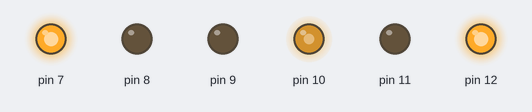
Bench run of a sketch on a simulated Arduino Uno, built with avr-gcc and run on an emulated ATmega328P. Parts: output pins drawn as LEDs (lit = HIGH). What the sketch prints to the serial monitor is not drawn. At 2.0 s the program stops and its outputs stay as they are.

Above: at 0.1 s.
At 2.1 s:
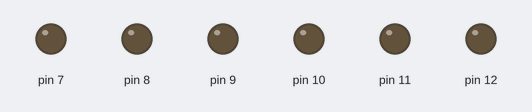
Timing chart, 0 to 3.5 s (numbered marks = the images above):
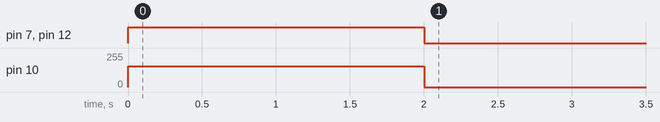

The sketch:

VapChamber_Test.ino
```cpp
int PWM = 155;

void setup() {
  Serial.begin(57600);
  pinMode(8,OUTPUT);
  pinMode(7,OUTPUT);
  pinMode(9,OUTPUT);
  pinMode(10,OUTPUT);
  pinMode(11,OUTPUT);
  pinMode(12,OUTPUT);
  Serial.print("Write the desired PWM: ");
}

void loop() {
  /*analogWrite(8,PWM);     // left bottom forwards
  analogWrite(7,0);       // left bottom backwards
  analogWrite(9,PWM);    // right forwards
  analogWrite(10,0);      // right backwards
  analogWrite(11,PWM);    // left top forwards
  analogWrite(12,0);      // left top backwards
  delay(1000);
  analogWrite(8,0);       // alone forwards
  analogWrite(7,0);     // alone backwards
  analogWrite(10,0);      // couple1 forwards
  analogWrite(9,0);    // couple1 backwards
  analogWrite(11,0);      // couple2 forwards
  analogWrite(12,0);    // couple2 backwards
  delay(2000);*/
  analogWrite(8,0);          // 1 forwards
  analogWrite(7,PWM);       // 1 backwards
  analogWrite(9,0);             // 2 forwards
  analogWrite(10,PWM);     // 2 backwards
  analogWrite(11,0);      // 3 forwards
  analogWrite(12,PWM);    // 3 backwards
  delay(2000);
  while(1)
  {
    analogWrite(8,0);       // alone forwards
    analogWrite(7,0);     // alone backwards
    analogWrite(10,0);      // couple1 forwards
    analogWrite(9,0);    // couple1 backwards
    analogWrite(11,0);      // couple2 forwards
    analogWrite(12,0);    // couple2 backwards
  }
}
```

Measured:
- by itself, pin 7, pin 12: LOW → HIGH at 0.00 s, → LOW 2.0 s later
- by itself, pin 10: 0/255 → 155/255 at 0.00 s, → 0/255 2.0 s later
